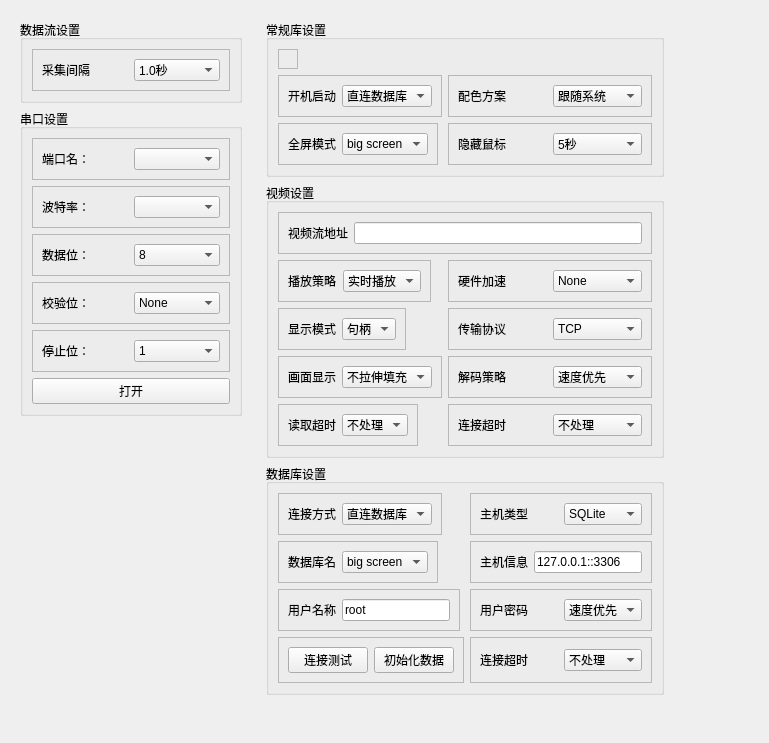
<?xml version="1.0" encoding="UTF-8"?>
<ui version="4.0">
 <class>Frame</class>
 <widget class="QFrame" name="Frame">
  <property name="geometry">
   <rect>
    <x>0</x>
    <y>0</y>
    <width>769</width>
    <height>743</height>
   </rect>
  </property>
  <property name="windowTitle">
   <string>Frame</string>
  </property>
  <layout class="QHBoxLayout" name="horizontalLayout_16">
   <item>
    <widget class="QScrollArea" name="scrollArea_2">
     <property name="minimumSize">
      <size>
       <width>240</width>
       <height>0</height>
      </size>
     </property>
     <property name="maximumSize">
      <size>
       <width>400</width>
       <height>16777215</height>
      </size>
     </property>
     <property name="frameShape">
      <enum>QFrame::NoFrame</enum>
     </property>
     <property name="widgetResizable">
      <bool>true</bool>
     </property>
     <widget class="QWidget" name="scrollAreaWidgetContents_2">
      <property name="geometry">
       <rect>
        <x>0</x>
        <y>0</y>
        <width>240</width>
        <height>725</height>
       </rect>
      </property>
      <layout class="QVBoxLayout" name="verticalLayout_3">
       <item>
        <widget class="QGroupBox" name="groupBox_2">
         <property name="title">
          <string>数据流设置</string>
         </property>
         <layout class="QVBoxLayout" name="verticalLayout_4">
          <item alignment="Qt::AlignTop">
           <widget class="QFrame" name="frame_19">
            <property name="frameShape">
             <enum>QFrame::StyledPanel</enum>
            </property>
            <property name="frameShadow">
             <enum>QFrame::Raised</enum>
            </property>
            <layout class="QHBoxLayout" name="horizontalLayout_19">
             <item>
              <widget class="QLabel" name="label_16">
               <property name="text">
                <string>采集间隔</string>
               </property>
              </widget>
             </item>
             <item>
              <widget class="QComboBox" name="comboBox_12">
               <item>
                <property name="text">
                 <string>1.0秒</string>
                </property>
               </item>
               <item>
                <property name="text">
                 <string>10秒</string>
                </property>
               </item>
               <item>
                <property name="text">
                 <string>1分钟</string>
                </property>
               </item>
               <item>
                <property name="text">
                 <string>30分钟</string>
                </property>
               </item>
              </widget>
             </item>
            </layout>
           </widget>
          </item>
         </layout>
        </widget>
       </item>
       <item alignment="Qt::AlignTop">
        <widget class="QGroupBox" name="groupBox_5">
         <property name="title">
          <string>串口设置</string>
         </property>
         <layout class="QVBoxLayout" name="verticalLayout_2">
          <item>
           <widget class="QFrame" name="frame_23">
            <property name="frameShape">
             <enum>QFrame::StyledPanel</enum>
            </property>
            <property name="frameShadow">
             <enum>QFrame::Raised</enum>
            </property>
            <layout class="QHBoxLayout" name="horizontalLayout_23">
             <item>
              <widget class="QLabel" name="label_port">
               <property name="text">
                <string>端口名：</string>
               </property>
              </widget>
             </item>
             <item>
              <widget class="QComboBox" name="comboBox_port"/>
             </item>
            </layout>
           </widget>
          </item>
          <item>
           <widget class="QFrame" name="frame_24">
            <property name="frameShape">
             <enum>QFrame::StyledPanel</enum>
            </property>
            <property name="frameShadow">
             <enum>QFrame::Raised</enum>
            </property>
            <layout class="QHBoxLayout" name="horizontalLayout_24">
             <item>
              <widget class="QLabel" name="label_baudRates">
               <property name="text">
                <string>波特率：</string>
               </property>
              </widget>
             </item>
             <item>
              <widget class="QComboBox" name="comboBox_baudRates"/>
             </item>
            </layout>
           </widget>
          </item>
          <item>
           <widget class="QFrame" name="frame_25">
            <property name="frameShape">
             <enum>QFrame::StyledPanel</enum>
            </property>
            <property name="frameShadow">
             <enum>QFrame::Raised</enum>
            </property>
            <layout class="QHBoxLayout" name="horizontalLayout_25">
             <item>
              <widget class="QLabel" name="label_dataBits">
               <property name="text">
                <string>数据位：</string>
               </property>
              </widget>
             </item>
             <item>
              <widget class="QComboBox" name="comboBox_dataBits">
               <item>
                <property name="text">
                 <string>8</string>
                </property>
               </item>
               <item>
                <property name="text">
                 <string>7</string>
                </property>
               </item>
               <item>
                <property name="text">
                 <string>6</string>
                </property>
               </item>
               <item>
                <property name="text">
                 <string>5</string>
                </property>
               </item>
              </widget>
             </item>
            </layout>
           </widget>
          </item>
          <item>
           <widget class="QFrame" name="frame_27">
            <property name="frameShape">
             <enum>QFrame::StyledPanel</enum>
            </property>
            <property name="frameShadow">
             <enum>QFrame::Raised</enum>
            </property>
            <layout class="QHBoxLayout" name="horizontalLayout_27">
             <item>
              <widget class="QLabel" name="label_checkBits">
               <property name="text">
                <string>校验位：</string>
               </property>
              </widget>
             </item>
             <item>
              <widget class="QComboBox" name="comboBox_checkBits">
               <item>
                <property name="text">
                 <string>None</string>
                </property>
               </item>
               <item>
                <property name="text">
                 <string>Even</string>
                </property>
               </item>
               <item>
                <property name="text">
                 <string>Mark</string>
                </property>
               </item>
               <item>
                <property name="text">
                 <string>Odd</string>
                </property>
               </item>
              </widget>
             </item>
            </layout>
           </widget>
          </item>
          <item>
           <widget class="QFrame" name="frame_29">
            <property name="frameShape">
             <enum>QFrame::StyledPanel</enum>
            </property>
            <property name="frameShadow">
             <enum>QFrame::Raised</enum>
            </property>
            <layout class="QHBoxLayout" name="horizontalLayout_29">
             <item>
              <widget class="QLabel" name="label_stopBits">
               <property name="text">
                <string>停止位：</string>
               </property>
              </widget>
             </item>
             <item>
              <widget class="QComboBox" name="comboBox_stopBits">
               <property name="editable">
                <bool>false</bool>
               </property>
               <item>
                <property name="text">
                 <string>1</string>
                </property>
               </item>
               <item>
                <property name="text">
                 <string>1.5</string>
                </property>
               </item>
               <item>
                <property name="text">
                 <string>2</string>
                </property>
               </item>
              </widget>
             </item>
            </layout>
           </widget>
          </item>
          <item>
           <widget class="QPushButton" name="pushButton_port">
            <property name="text">
             <string>打开</string>
            </property>
           </widget>
          </item>
         </layout>
        </widget>
       </item>
       <item>
        <spacer name="verticalSpacer">
         <property name="orientation">
          <enum>Qt::Vertical</enum>
         </property>
         <property name="sizeHint" stdset="0">
          <size>
           <width>20</width>
           <height>40</height>
          </size>
         </property>
        </spacer>
       </item>
      </layout>
     </widget>
    </widget>
   </item>
   <item>
    <widget class="QScrollArea" name="scrollArea">
     <property name="minimumSize">
      <size>
       <width>400</width>
       <height>0</height>
      </size>
     </property>
     <property name="frameShape">
      <enum>QFrame::NoFrame</enum>
     </property>
     <property name="widgetResizable">
      <bool>true</bool>
     </property>
     <widget class="QWidget" name="scrollAreaWidgetContents">
      <property name="geometry">
       <rect>
        <x>0</x>
        <y>0</y>
        <width>458</width>
        <height>725</height>
       </rect>
      </property>
      <layout class="QVBoxLayout" name="verticalLayout">
       <item>
        <widget class="QGroupBox" name="groupBox_4">
         <property name="title">
          <string>常规库设置</string>
         </property>
         <layout class="QFormLayout" name="formLayout_3">
          <item row="0" column="0">
           <widget class="QFrame" name="frame_20">
            <property name="frameShape">
             <enum>QFrame::StyledPanel</enum>
            </property>
            <property name="frameShadow">
             <enum>QFrame::Raised</enum>
            </property>
            <layout class="QHBoxLayout" name="horizontalLayout_20"/>
           </widget>
          </item>
          <item row="1" column="0">
           <widget class="QFrame" name="frame_21">
            <property name="frameShape">
             <enum>QFrame::StyledPanel</enum>
            </property>
            <property name="frameShadow">
             <enum>QFrame::Raised</enum>
            </property>
            <layout class="QHBoxLayout" name="horizontalLayout_21">
             <item>
              <widget class="QLabel" name="label_19">
               <property name="text">
                <string>开机启动</string>
               </property>
              </widget>
             </item>
             <item>
              <widget class="QComboBox" name="comboBox_14">
               <item>
                <property name="text">
                 <string>直连数据库</string>
                </property>
               </item>
              </widget>
             </item>
            </layout>
           </widget>
          </item>
          <item row="1" column="1">
           <widget class="QFrame" name="frame_22">
            <property name="frameShape">
             <enum>QFrame::StyledPanel</enum>
            </property>
            <property name="frameShadow">
             <enum>QFrame::Raised</enum>
            </property>
            <layout class="QHBoxLayout" name="horizontalLayout_22">
             <item>
              <widget class="QLabel" name="label_20">
               <property name="text">
                <string>配色方案</string>
               </property>
              </widget>
             </item>
             <item>
              <widget class="QComboBox" name="comboBox_17">
               <item>
                <property name="text">
                 <string>跟随系统</string>
                </property>
               </item>
               <item>
                <property name="text">
                 <string>亮色模式</string>
                </property>
               </item>
               <item>
                <property name="text">
                 <string>灰暗模式</string>
                </property>
               </item>
              </widget>
             </item>
            </layout>
           </widget>
          </item>
          <item row="2" column="0">
           <widget class="QFrame" name="frame_28">
            <property name="frameShape">
             <enum>QFrame::StyledPanel</enum>
            </property>
            <property name="frameShadow">
             <enum>QFrame::Raised</enum>
            </property>
            <layout class="QHBoxLayout" name="horizontalLayout_28">
             <item>
              <widget class="QLabel" name="label_26">
               <property name="text">
                <string>全屏模式</string>
               </property>
              </widget>
             </item>
             <item>
              <widget class="QComboBox" name="comboBox_21">
               <item>
                <property name="text">
                 <string>big screen</string>
                </property>
               </item>
              </widget>
             </item>
            </layout>
           </widget>
          </item>
          <item row="2" column="1">
           <widget class="QFrame" name="frame_26">
            <property name="frameShape">
             <enum>QFrame::StyledPanel</enum>
            </property>
            <property name="frameShadow">
             <enum>QFrame::Raised</enum>
            </property>
            <layout class="QHBoxLayout" name="horizontalLayout_26">
             <item>
              <widget class="QLabel" name="label_24">
               <property name="text">
                <string>隐藏鼠标</string>
               </property>
              </widget>
             </item>
             <item>
              <widget class="QComboBox" name="comboBox_19">
               <item>
                <property name="text">
                 <string>5秒</string>
                </property>
               </item>
               <item>
                <property name="text">
                 <string>不隐藏</string>
                </property>
               </item>
              </widget>
             </item>
            </layout>
           </widget>
          </item>
         </layout>
        </widget>
       </item>
       <item>
        <widget class="QGroupBox" name="groupBox">
         <property name="title">
          <string>视频设置</string>
         </property>
         <layout class="QFormLayout" name="formLayout">
          <item row="0" column="0" colspan="2">
           <widget class="QFrame" name="frame_7">
            <property name="frameShape">
             <enum>QFrame::StyledPanel</enum>
            </property>
            <property name="frameShadow">
             <enum>QFrame::Raised</enum>
            </property>
            <layout class="QHBoxLayout" name="horizontalLayout_7">
             <item>
              <widget class="QLabel" name="label_7">
               <property name="text">
                <string>视频流地址</string>
               </property>
              </widget>
             </item>
             <item>
              <widget class="QLineEdit" name="lineEdit"/>
             </item>
            </layout>
           </widget>
          </item>
          <item row="1" column="0">
           <widget class="QFrame" name="frame">
            <property name="frameShape">
             <enum>QFrame::StyledPanel</enum>
            </property>
            <property name="frameShadow">
             <enum>QFrame::Raised</enum>
            </property>
            <layout class="QHBoxLayout" name="horizontalLayout">
             <item>
              <widget class="QLabel" name="label">
               <property name="text">
                <string>播放策略</string>
               </property>
              </widget>
             </item>
             <item>
              <widget class="QComboBox" name="comboBox">
               <item>
                <property name="text">
                 <string>实时播放</string>
                </property>
               </item>
               <item>
                <property name="text">
                 <string>循环播放</string>
                </property>
               </item>
               <item>
                <property name="text">
                 <string>单次播放</string>
                </property>
               </item>
              </widget>
             </item>
            </layout>
           </widget>
          </item>
          <item row="1" column="1">
           <widget class="QFrame" name="frame_5">
            <property name="frameShape">
             <enum>QFrame::StyledPanel</enum>
            </property>
            <property name="frameShadow">
             <enum>QFrame::Raised</enum>
            </property>
            <layout class="QHBoxLayout" name="horizontalLayout_5">
             <item>
              <widget class="QLabel" name="label_5">
               <property name="text">
                <string>硬件加速</string>
               </property>
              </widget>
             </item>
             <item>
              <widget class="QComboBox" name="comboBox_5">
               <item>
                <property name="text">
                 <string>None</string>
                </property>
               </item>
               <item>
                <property name="text">
                 <string>GPU</string>
                </property>
               </item>
              </widget>
             </item>
            </layout>
           </widget>
          </item>
          <item row="2" column="0">
           <widget class="QFrame" name="frame_2">
            <property name="frameShape">
             <enum>QFrame::StyledPanel</enum>
            </property>
            <property name="frameShadow">
             <enum>QFrame::Raised</enum>
            </property>
            <layout class="QHBoxLayout" name="horizontalLayout_2">
             <item>
              <widget class="QLabel" name="label_2">
               <property name="text">
                <string>显示模式</string>
               </property>
              </widget>
             </item>
             <item>
              <widget class="QComboBox" name="comboBox_2">
               <item>
                <property name="text">
                 <string>句柄</string>
                </property>
               </item>
              </widget>
             </item>
            </layout>
           </widget>
          </item>
          <item row="2" column="1">
           <widget class="QFrame" name="frame_6">
            <property name="frameShape">
             <enum>QFrame::StyledPanel</enum>
            </property>
            <property name="frameShadow">
             <enum>QFrame::Raised</enum>
            </property>
            <layout class="QHBoxLayout" name="horizontalLayout_6">
             <item>
              <widget class="QLabel" name="label_6">
               <property name="text">
                <string>传输协议</string>
               </property>
              </widget>
             </item>
             <item>
              <widget class="QComboBox" name="comboBox_6">
               <item>
                <property name="text">
                 <string>TCP</string>
                </property>
               </item>
               <item>
                <property name="text">
                 <string>UDP</string>
                </property>
               </item>
              </widget>
             </item>
            </layout>
           </widget>
          </item>
          <item row="3" column="0">
           <widget class="QFrame" name="frame_3">
            <property name="frameShape">
             <enum>QFrame::StyledPanel</enum>
            </property>
            <property name="frameShadow">
             <enum>QFrame::Raised</enum>
            </property>
            <layout class="QHBoxLayout" name="horizontalLayout_3">
             <item>
              <widget class="QLabel" name="label_3">
               <property name="text">
                <string>画面显示</string>
               </property>
              </widget>
             </item>
             <item>
              <widget class="QComboBox" name="comboBox_3">
               <item>
                <property name="text">
                 <string>不拉伸填充</string>
                </property>
               </item>
               <item>
                <property name="text">
                 <string>拉伸填充</string>
                </property>
               </item>
              </widget>
             </item>
            </layout>
           </widget>
          </item>
          <item row="3" column="1">
           <widget class="QFrame" name="frame_9">
            <property name="frameShape">
             <enum>QFrame::StyledPanel</enum>
            </property>
            <property name="frameShadow">
             <enum>QFrame::Raised</enum>
            </property>
            <layout class="QHBoxLayout" name="horizontalLayout_9">
             <item>
              <widget class="QLabel" name="label_9">
               <property name="text">
                <string>解码策略</string>
               </property>
              </widget>
             </item>
             <item>
              <widget class="QComboBox" name="comboBox_8">
               <item>
                <property name="text">
                 <string>速度优先</string>
                </property>
               </item>
               <item>
                <property name="text">
                 <string>质量优先</string>
                </property>
               </item>
              </widget>
             </item>
            </layout>
           </widget>
          </item>
          <item row="4" column="0">
           <widget class="QFrame" name="frame_4">
            <property name="frameShape">
             <enum>QFrame::StyledPanel</enum>
            </property>
            <property name="frameShadow">
             <enum>QFrame::Raised</enum>
            </property>
            <layout class="QHBoxLayout" name="horizontalLayout_4">
             <item>
              <widget class="QLabel" name="label_4">
               <property name="text">
                <string>读取超时</string>
               </property>
              </widget>
             </item>
             <item>
              <widget class="QComboBox" name="comboBox_4">
               <item>
                <property name="text">
                 <string>不处理</string>
                </property>
               </item>
              </widget>
             </item>
            </layout>
           </widget>
          </item>
          <item row="4" column="1">
           <widget class="QFrame" name="frame_8">
            <property name="frameShape">
             <enum>QFrame::StyledPanel</enum>
            </property>
            <property name="frameShadow">
             <enum>QFrame::Raised</enum>
            </property>
            <layout class="QHBoxLayout" name="horizontalLayout_8">
             <item>
              <widget class="QLabel" name="label_8">
               <property name="text">
                <string>连接超时</string>
               </property>
              </widget>
             </item>
             <item>
              <widget class="QComboBox" name="comboBox_7">
               <item>
                <property name="text">
                 <string>不处理</string>
                </property>
               </item>
              </widget>
             </item>
            </layout>
           </widget>
          </item>
         </layout>
        </widget>
       </item>
       <item>
        <widget class="QGroupBox" name="groupBox_3">
         <property name="title">
          <string>数据库设置</string>
         </property>
         <layout class="QFormLayout" name="formLayout_2">
          <item row="0" column="0">
           <widget class="QFrame" name="frame_10">
            <property name="frameShape">
             <enum>QFrame::StyledPanel</enum>
            </property>
            <property name="frameShadow">
             <enum>QFrame::Raised</enum>
            </property>
            <layout class="QHBoxLayout" name="horizontalLayout_10">
             <item>
              <widget class="QLabel" name="label_10">
               <property name="text">
                <string>连接方式</string>
               </property>
              </widget>
             </item>
             <item>
              <widget class="QComboBox" name="comboBox_9">
               <item>
                <property name="text">
                 <string>直连数据库</string>
                </property>
               </item>
              </widget>
             </item>
            </layout>
           </widget>
          </item>
          <item row="0" column="1">
           <widget class="QFrame" name="frame_11">
            <property name="frameShape">
             <enum>QFrame::StyledPanel</enum>
            </property>
            <property name="frameShadow">
             <enum>QFrame::Raised</enum>
            </property>
            <layout class="QHBoxLayout" name="horizontalLayout_11">
             <item>
              <widget class="QLabel" name="label_11">
               <property name="text">
                <string>主机类型</string>
               </property>
              </widget>
             </item>
             <item>
              <widget class="QComboBox" name="comboBox_10">
               <item>
                <property name="text">
                 <string>SQLite</string>
                </property>
               </item>
               <item>
                <property name="text">
                 <string>MySQL</string>
                </property>
               </item>
              </widget>
             </item>
            </layout>
           </widget>
          </item>
          <item row="1" column="0">
           <widget class="QFrame" name="frame_12">
            <property name="frameShape">
             <enum>QFrame::StyledPanel</enum>
            </property>
            <property name="frameShadow">
             <enum>QFrame::Raised</enum>
            </property>
            <layout class="QHBoxLayout" name="horizontalLayout_12">
             <item>
              <widget class="QLabel" name="label_12">
               <property name="text">
                <string>数据库名</string>
               </property>
              </widget>
             </item>
             <item>
              <widget class="QComboBox" name="comboBox_11">
               <item>
                <property name="text">
                 <string>big screen</string>
                </property>
               </item>
              </widget>
             </item>
            </layout>
           </widget>
          </item>
          <item row="1" column="1">
           <widget class="QFrame" name="frame_15">
            <property name="frameShape">
             <enum>QFrame::StyledPanel</enum>
            </property>
            <property name="frameShadow">
             <enum>QFrame::Raised</enum>
            </property>
            <layout class="QHBoxLayout" name="horizontalLayout_15">
             <item>
              <widget class="QLabel" name="label_15">
               <property name="text">
                <string>主机信息</string>
               </property>
              </widget>
             </item>
             <item>
              <widget class="QLineEdit" name="lineEdit_2">
               <property name="text">
                <string>127.0.0.1::3306</string>
               </property>
              </widget>
             </item>
            </layout>
           </widget>
          </item>
          <item row="2" column="0">
           <widget class="QFrame" name="frame_13">
            <property name="frameShape">
             <enum>QFrame::StyledPanel</enum>
            </property>
            <property name="frameShadow">
             <enum>QFrame::Raised</enum>
            </property>
            <layout class="QHBoxLayout" name="horizontalLayout_13">
             <item>
              <widget class="QLabel" name="label_13">
               <property name="text">
                <string>用户名称</string>
               </property>
              </widget>
             </item>
             <item>
              <widget class="QLineEdit" name="lineEdit_3">
               <property name="text">
                <string>root</string>
               </property>
              </widget>
             </item>
            </layout>
           </widget>
          </item>
          <item row="2" column="1">
           <widget class="QFrame" name="frame_18">
            <property name="frameShape">
             <enum>QFrame::StyledPanel</enum>
            </property>
            <property name="frameShadow">
             <enum>QFrame::Raised</enum>
            </property>
            <layout class="QHBoxLayout" name="horizontalLayout_18">
             <item>
              <widget class="QLabel" name="label_18">
               <property name="text">
                <string>用户密码</string>
               </property>
              </widget>
             </item>
             <item>
              <widget class="QComboBox" name="comboBox_16">
               <item>
                <property name="text">
                 <string>速度优先</string>
                </property>
               </item>
               <item>
                <property name="text">
                 <string>质量优先</string>
                </property>
               </item>
              </widget>
             </item>
            </layout>
           </widget>
          </item>
          <item row="3" column="0">
           <widget class="QFrame" name="frame_14">
            <property name="frameShape">
             <enum>QFrame::StyledPanel</enum>
            </property>
            <property name="frameShadow">
             <enum>QFrame::Raised</enum>
            </property>
            <layout class="QHBoxLayout" name="horizontalLayout_14">
             <item alignment="Qt::AlignHCenter|Qt::AlignVCenter">
              <widget class="QPushButton" name="pushButton">
               <property name="text">
                <string>连接测试</string>
               </property>
              </widget>
             </item>
             <item>
              <widget class="QPushButton" name="pushButton_2">
               <property name="text">
                <string>初始化数据</string>
               </property>
              </widget>
             </item>
            </layout>
           </widget>
          </item>
          <item row="3" column="1">
           <widget class="QFrame" name="frame_17">
            <property name="frameShape">
             <enum>QFrame::StyledPanel</enum>
            </property>
            <property name="frameShadow">
             <enum>QFrame::Raised</enum>
            </property>
            <layout class="QHBoxLayout" name="horizontalLayout_17">
             <item>
              <widget class="QLabel" name="label_17">
               <property name="text">
                <string>连接超时</string>
               </property>
              </widget>
             </item>
             <item>
              <widget class="QComboBox" name="comboBox_15">
               <item>
                <property name="text">
                 <string>不处理</string>
                </property>
               </item>
              </widget>
             </item>
            </layout>
           </widget>
          </item>
         </layout>
        </widget>
       </item>
       <item>
        <spacer name="verticalSpacer_2">
         <property name="orientation">
          <enum>Qt::Vertical</enum>
         </property>
         <property name="sizeHint" stdset="0">
          <size>
           <width>20</width>
           <height>40</height>
          </size>
         </property>
        </spacer>
       </item>
      </layout>
     </widget>
    </widget>
   </item>
   <item>
    <spacer name="horizontalSpacer">
     <property name="orientation">
      <enum>Qt::Horizontal</enum>
     </property>
     <property name="sizeHint" stdset="0">
      <size>
       <width>40</width>
       <height>20</height>
      </size>
     </property>
    </spacer>
   </item>
  </layout>
 </widget>
 <resources/>
 <connections/>
</ui>
